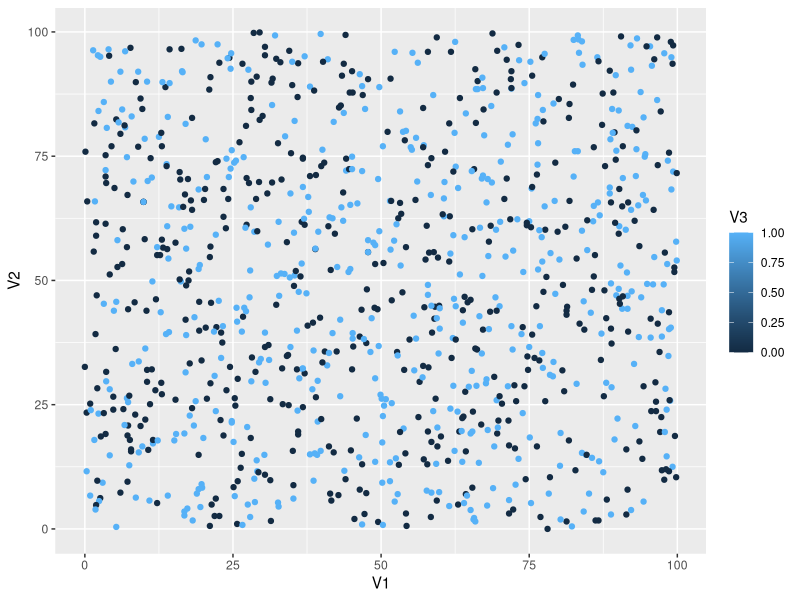
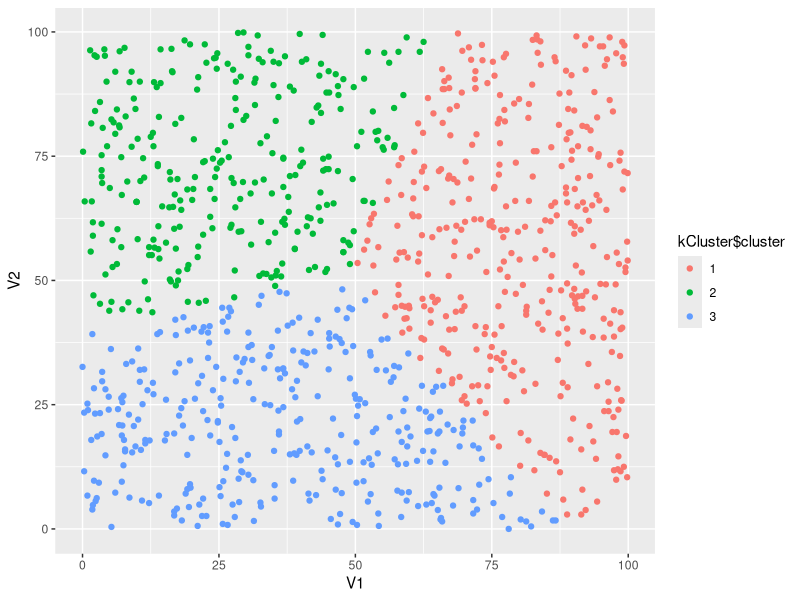
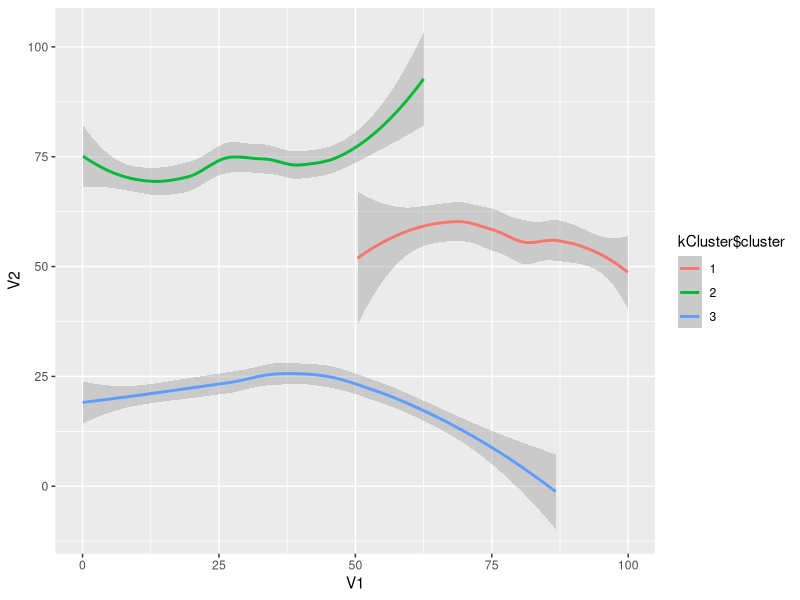
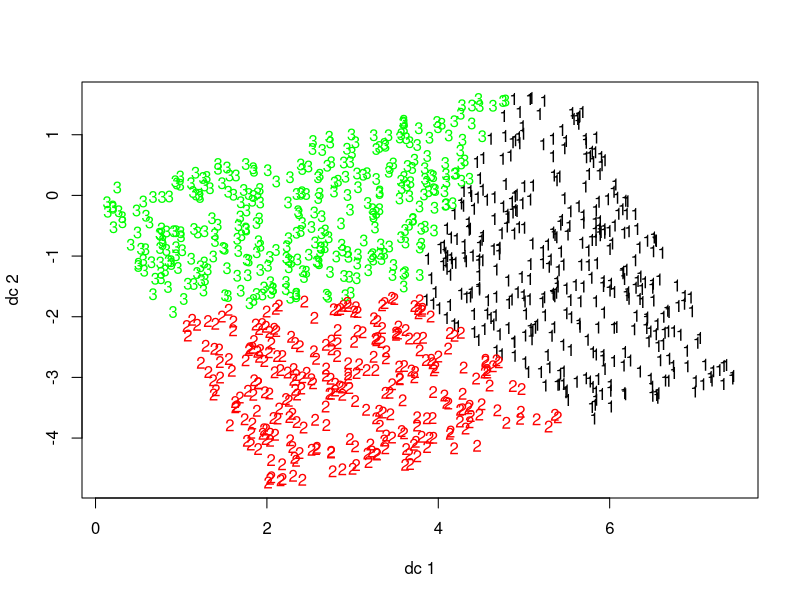
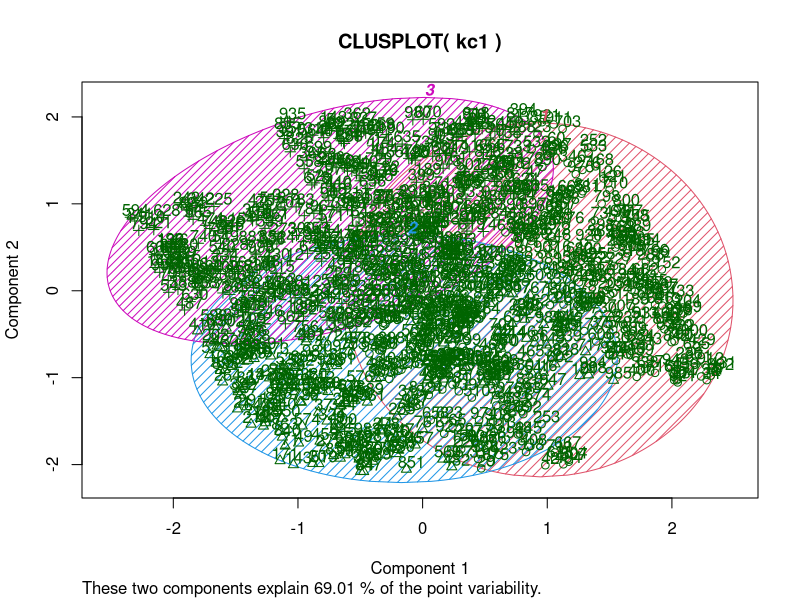

These charts were generated, in order, by the following R code:
kc<-read.table("classifieddataNew.txt")

dim(kc)
head(kc)
library(ggplot2)
kc1<-kc[1:1000,]
View(kc)
ggplot(kc1, aes(V1, V2, color = V3)) + geom_point()
#set.seed(10)
kCluster<-kmeans(kc1,3,nstart=10)
kCluster
kCluster$cluster <- as.factor(kCluster$cluster)
ggplot(kc1, aes(V1, V2, color = kCluster$cluster)) + geom_point()
ggplot(kc1, aes(V1, V2, color = kCluster$cluster)) + geom_smooth()
#?kmeans

library(cluster)
library(fpc)
plotcluster(kc1, kCluster$cluster)
clusplot(kc1, kCluster$cluster, color=TRUE, shade=TRUE,labels=2, lines=0)
